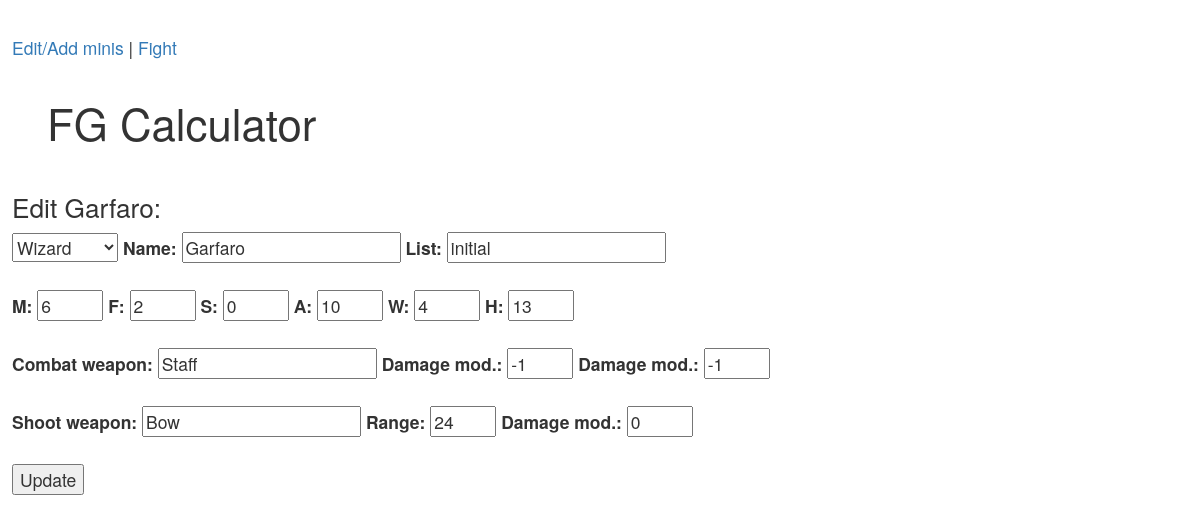
The page /edit_mini/1 on the database as committed earlier.
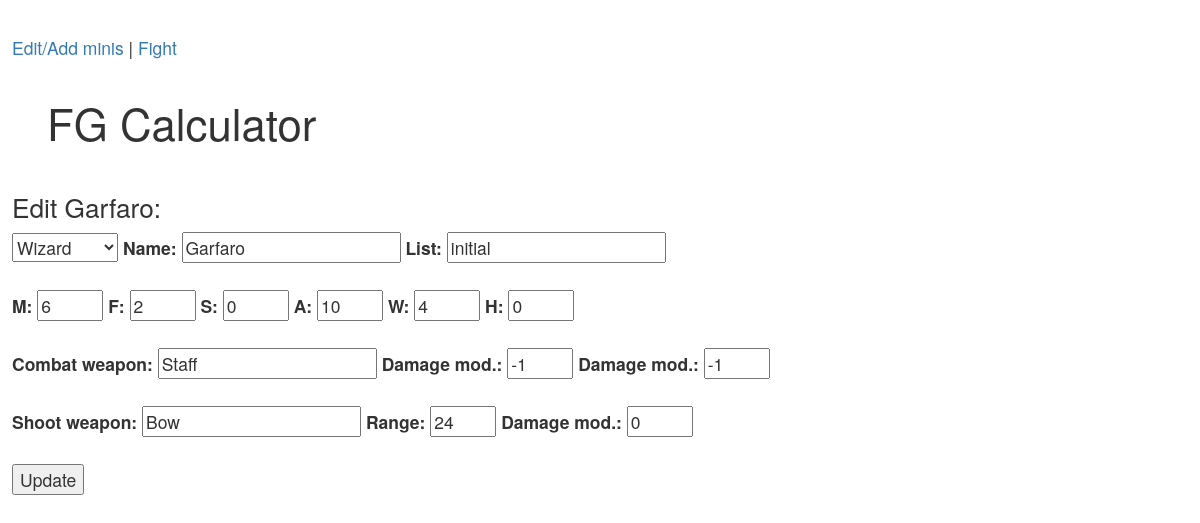
The same page on the database as committed later.
### tables this page shows
CREATE TABLE "minis" (
	`type`	INTEGER,
	`name`	TEXT,
	`list`	TEXT,
	`user`	TEXT,
	`M`	INTEGER,
	`F`	INTEGER,
	`S`	INTEGER,
	`A`	INTEGER,
	`W`	INTEGER,
	`H`	INTEGER,
	`cwp_name`	TEXT,
	`cwp_damage_mod`	INTEGER,
	`cwp_armour_mod`	INTEGER,
	`swp_name`	TEXT,
	`swp_range`	INTEGER,
	`swp_damage_mod`	INTEGER
);

### frostgrave.py (the view)
@app.route('/edit_mini/<int:mini>')
def edit_mini(mini):
    mini = get_stats(mini)
    return render_template('edit_mini.html', mini=mini)

### frostgrave.py (called while the page is built)
def connect_db():
    rv = sqlite3.connect(app.config['DATABASE'])
    rv.row_factory = sqlite3.Row
    return rv

def get_db():
    if not hasattr(g, 'sqlite_db'):
        g.sqlite_db = connect_db()
    return g.sqlite_db

def get_stats(id):
    db = get_db()
    cur = db.execute("SELECT rowid, * FROM minis WHERE rowid={} AND user=\"{}\"".format(id, USER_ID))
    stats = cur.fetchall()
    if len(stats) == 1:
        return stats[0]
    else:
        print("Error retrieving min stats for id={} and user=\"{}\"".format(id, USER_ID))
        return None

### templates/edit_mini.html (shortened to what this page needs)
{% extends "layout.html" %}
{% block body %}
<h2>Edit {{ mini.name }}:</h2>
<form action="{{ url_for('add') }}" method=post class=add-task>
    <div style="width:80%">
        <select id="type" name="type">
            <option value=0 {% if mini.type == 0 %} selected="selected" {% endif %}>Wizard</option>
        </select>
        <label for="name">Name:</label> <input type="text" id="name" name="name" value={{ mini.name }}>
        <label for="list">List:</label> <input type="text" id="list" name="list" value={{ mini.list }}>
        <br></br>
        <label for="M">M:</label> <input type="number" id="M" name="M" min="0" max="20" value={{ mini.M }}>
        <label for="F">F:</label> <input type="number" id="F" name="F" min="-5" max="5" value={{ mini.F }}>
        <label for="S">S:</label> <input type="number" id="S" name="S" min="-5" max="5" value={{ mini.S }}>
        <label for="A">A:</label> <input type="number" id="A" name="A" min="0" max="20" value={{ mini.A }}>
        <label for="W">W:</label> <input type="number" id="W" name="W" min="0" max="20" value={{ mini.W }}>
        <label for="H">H:</label> <input type="number" id="H" name="H" min="0" max="30" value={{ mini.H }}>
        <br></br>
        <label for="cwp_name">Combat weapon:</label> <input type="text" id="cwp_name" name="cwp_name" value={{ mini.cwp_name }}>
        <label for="cwp_damage_mod">Damage mod.:</label> <input type="number" id="cwp_damage_mod" name="cwp_damage_mod" min="-5" max="5" value={{ mini.cwp_damage_mod }}>
        <label for="cwp_armour_mod">Damage mod.:</label> <input type="number" id="cwp_armour_mod" name="cwp_armour_mod" min="-5" max="5" value={{ mini.cwp_armour_mod }}>
        <br></br>
        <label for="swp_name">Shoot weapon:</label> <input type="text" id="swp_name" name="swp_name" value={{ mini.swp_name }}>
        <label for="swp_range">Range:</label> <input type="number" id="swp_range" name="swp_range" min="0" max="48" value={{ mini.swp_range }}>
        <label for="swp_damage_mod">Damage mod.:</label> <input type="number" id="swp_damage_mod" name="swp_damage_mod" min="-5" max="5" value={{ mini.swp_damage_mod }}>
        <br></br>
    </div>
    <input type="submit" value="Update">
</form>
{% endblock %}

Rows that differ between the two databases and show on the page:
changed minis "Garfaro": H "13" → "0"
